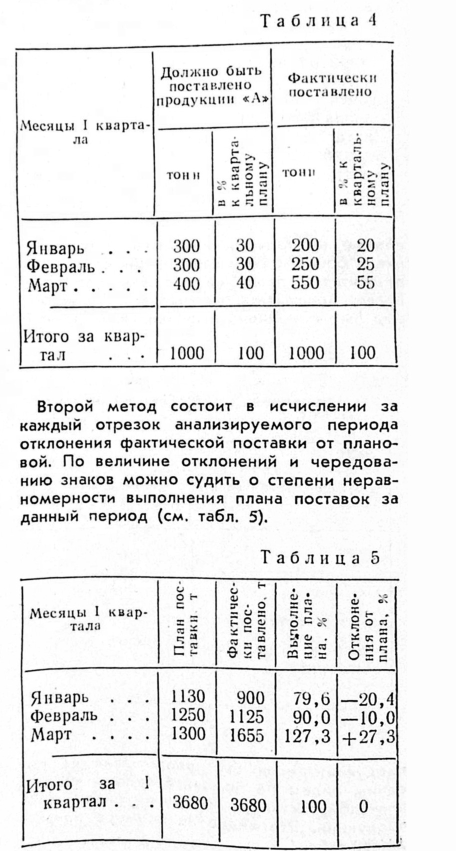
#> input picture ocr_utils/page_layout/tables/example_table_clean.jpg, 911 x 1702 px (shown at 1/2 size); its folder holds only this picture in this run
$ python -i processing.py   (imports and definitions only)   (older library calls are emulated)
#> lines starting #> are read from the running program, lines starting #| are printed output that depends on the picture; after the words box and inside, x2 and y2 are one past the last pixel; in counts of white or black regions, pixels touching at a corner belong together
#> further down, picture is the input picture: shape (1702, 911); min 0, max 255, mean 234
"""Расчёт по кадру: защитная маска контента → размытие фона → композиция.

Здесь только чистые функции над массивами: ничего не читается с диска и никуда
не пишется, обход пачки и сохранение — в ``pipeline``.

ПОЧЕМУ РАЗМЫТИЕ НОРМИРОВАННОЕ. Наивное ``blur(I_source)`` на сканах текста не
годится: в окно размытия попадают чернила соседних строк, и фон вне защитной
маски проседает. Замер на IMG_0130_1L (1966/03, 600 dpi, радиус размытия 60 px,
радиус дилатации 15 px, уровень бумаги 253):

    blur(I_source)                       фон вне маски 168-190, скачок на шве 18.3 (p95 63.2)
    нормированное, W = ~M_dilated        фон вне маски 241-253, скачок на шве  0.7 (p95  2.7)

Наивный вариант даёт тёмные полосы между строками и чёрную обводку по контуру
маски — ровно тот «перец», ради которого всё и затевалось. Нормированное
размытие исключает пиксели маски ИЗ САМОГО УСРЕДНЕНИЯ (а не зануляет их — от
зануления фон просел бы ещё сильнее) и делит на фактически набранный в окне вес::

    I_blurred = blur(I * W) / blur(W),    W = 1 вне M_dilated, 0 внутри

Деления на ноль в значимых пикселях быть не может: пиксель вне ``M_dilated``
всегда сам себе даёт вес в собственном окне, поэтому там знаменатель строго
положителен. Ноль возможен только внутри ``M_dilated``, где результат всё равно
отбрасывается композицией.
"""

from dataclasses import dataclass

import cv2
import numpy as np

from ocr_utils.paper import AUTO_INK_LEVEL, INK_LEVEL, PAPER_BLUR_PX, PAPER_DILATE_PX, reflectance
from ocr_utils.scan_cropping.morphology import dilate_disk

# Методы построения первичной маски (значения --method).
METHOD_OTSU = "otsu"
METHOD_SAUVOLA = "sauvola"
MASK_METHODS = (METHOD_OTSU, METHOD_SAUVOLA)

# Сдвиг глобального порога от Оцу в сторону бумаги, доля расстояния до неё.
# Маску выгодно делать щедрой: лучше не размыть часть фона, чем размыть контент.
# Замер по 1966/03 (Оцу 146-152, бумага 252-253): при 0.5 порог ≈200, маска растёт
# с 12.6% до 15.2% кадра, и при этом НЕ затягивает просвет с оборота — 99.9%
# пикселей призрака лежат выше 226.
DEFAULT_THRESHOLD_BIAS = 0.5

# Минимальный разрыв между медианами тёмного и светлого классов Оцу, при котором
# считаем, что на странице вообще есть контент. Оцу всегда делит гистограмму надвое,
# даже если делить нечего: на чистом листе он режет собственное зерно бумаги и
# помечает контентом половину кадра. На реальном тексте разрыв больше 200 уровней
# (чернила ~40, бумага ~252), на пустом листе — единицы.
MIN_CONTENT_CONTRAST = 40.0

# Детектор растровых полос (обложки, полутоновые вкладки), которые этот подпакет
# трогать не должен: их фактура — содержимое, а не шум фона. Ищем КРУПНЫЕ СПЛОШНЫЕ
# области средних тонов: у текста таких нет (там либо чернила, либо бумага, а серое
# сидит тонкой каймой по краям букв), у растровой печати — есть.
HALFTONE_DOWNSCALE = 4  # во сколько раз уменьшать кадр перед поиском
HALFTONE_LO, HALFTONE_HI = 100, 225  # границы «средних тонов»
HALFTONE_OPEN_PX = 15  # сторона ядра размыкания: убирает тонкие каймы букв
# Доля кадра, с которой считаем, что растр есть. Замер по 1966/03 (98 файлов):
# обложки 4.95% и 10.12%, у всех 96 текстовых страниц — ровно 0.0, так что порог
# лежит посреди пустого промежутка.
HALFTONE_MIN_FRAC = 0.01

# Параметр k формулы Саволы. Меньше k — порог ближе к локальному среднему, то есть
# маска щедрее; классические 0.2 для нашей задачи излишне строги.
DEFAULT_SAUVOLA_K = 0.10

# Динамический диапазон СКО в формуле Саволы (канонические 128 для 8 бит).
SAUVOLA_R = 128.0

# Площадь связной области, начиная с которой она считается содержимым сама по себе,
# пикс. Взята как p99 РЕАЛЬНОГО ШУМА: по восьми полосам пака-1 при 600 dpi собрано
# 768 областей маски Саволы, целиком лежащих на пустом поле, и их площади дают
# p50=5, p90=21, p95=26, p99=34, p99.5=45 (единственный выброс — 402 px, это уже
# настоящая помарка). Порог 34 пропускает по площади 1% шума, то есть 8 областей из
# 768.
#
# Сверху порог ограничен точкой в тексте: она обязана его преодолевать. При толщине
# штриха 7 px точка — это кружок площадью 40-80 px, так что запас есть. Разбор
# площадей областей маски Оцу (37 817 штук) даёт p25=10 px, но это не глифы, а
# крошки от антиалиасинга у краёв букв; они примыкают к сильной маске и остаются
# независимо от площади.
MIN_GLYPH_AREA = 34

# Площадь, с которой связная область подтверждается САМА ПО СЕБЕ, без оглядки на
# отражение. Нужна затем, что «крупная И тёмная» — правило слишком жёсткое: на
# пересвеченной таблице 1966/01 IMG_0047_2R длинная линейка в 14 731 px бледна
# (отражение выше порога) и при строгом пороге удалялась целиком, хотя это очевидное
# содержимое. Крапины просвета столько не набирают: на 1976/01 IMG_0052_1L самая
# крупная удаляемая — 243 px. Порог 500 лежит между ними, и на призраке он не меняет
# ничего (те же 40 крупных областей удаляются), а на таблице убирает последние потери.
SURE_GLYPH_AREA = 500

# Расстояние, на котором подтверждённая область поддерживает мелкую соседку, пикс.
# По умолчанию берётся равным радиусу защитной дилатации: тогда поддержанная область
# лежит ВНУТРИ припуска своей соседки и не запирает от размытия ни одного лишнего
# пикселя. Замер это подтверждает: при допуске, равном радиусу, запертая доля пустого
# поля 0.00-0.24%, при вдвое большем — уже 0.19-2.24%.
DEFAULT_SUPPORT_PX = 25.0

# Окно Саволы как доля длинной стороны кадра: ~101 px при 6100 px (600 dpi),
# порядка двух-трёх высот строки. Доля, а не константа — чтобы масштабировалось с DPI.
SAUVOLA_WINDOW_FRAC = 0.0165

# Радиус дилатации защитной маски как доля длинной стороны кадра: ~15 px при
# 6100 px (600 dpi), то есть ядро ≈30x30 — половинка средней буквы. Припуск нужен,
# чтобы под защиту попали полутона на границах букв, бледные перемычки и тонкие
# переходы: FineReader использует их при распознавании.
PROTECT_DILATE_FRAC = 0.00246

# Во сколько раз радиус размытия больше радиуса дилатации — ЗАПАСНОЙ способ
# задать размытие, когда его радиус не назван явно (см. :func:`blur_radius`).
DEFAULT_BLUR_MULT = 4.0

# Режимы построения размытого фона (значения --blur-mode). Живут здесь, рядом с
# самим размытием, а не в ``pipeline``: тот их реэкспортирует ради обратной
# совместимости импортов.
BLUR_MODE_MASKED = "masked"
BLUR_MODE_PLAIN = "plain"
BLUR_MODES = (BLUR_MODE_MASKED, BLUR_MODE_PLAIN)

# Число проходов box-фильтра, приближающих гауссиану (три — классический компромисс).
BLUR_PASSES = 3

# Порог знаменателя, ниже которого считаем, что опоры в окне нет вовсе.
DEN_EPS = 1e-6


# [66 lines left out: functions odd, analysis_samples, _otsu, global_threshold, has_content, not called in this run]


def has_halftone(gray: np.ndarray, min_frac: float = HALFTONE_MIN_FRAC, roi: "np.ndarray | None" = None) -> bool:
    """Есть ли на кадре крупная растровая (полутоновая) область — обложка или вкладка.

    Сглаживать такие кадры нельзя: их зерно — это само изображение, а не фактура фона,
    и размытие вне защитной маски выедает его островами. Признак — КРУПНЫЕ СПЛОШНЫЕ
    пятна средних тонов: у текста серое сидит тонкой каймой по краям букв и размыкание
    ядром ``HALFTONE_OPEN_PX`` её убирает, у растровой печати пятна остаются.

    Считается на копии, уменьшенной в ``HALFTONE_DOWNSCALE`` раз: признак крупный,
    и гонять морфологию по кадру в 21 Мп ради него незачем.

    ``roi`` исключает область из поиска И из знаменателя доли. При
    ``--use-surya-layout`` туда попадают уже найденные иллюстрации: искать растр на
    фотографии бессмысленно — он там заведомо есть, и вопрос ровно в том, есть ли
    он ЕЩЁ и в остальной части страницы.
    """
#> called with min_frac = 0.01
    h, w = gray.shape[:2]
#> h = 1702; w = 911
    size = (max(1, w // HALFTONE_DOWNSCALE), max(1, h // HALFTONE_DOWNSCALE))
#> size = (227, 425)
    # Интерполяция ИМЕНОВАННЫМ аргументом: третий позиционный у cv2.resize — это dst,
    # и cv2.INTER_AREA там молча проглатывался, а уменьшение шло INTER_LINEAR.
    small = cv2.resize(gray, size, interpolation=cv2.INTER_AREA)
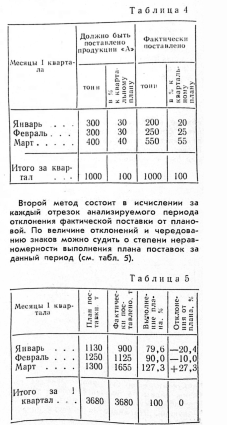
#> small: shape (425, 227); min 6, max 255, mean 234.1
    mid = (small > HALFTONE_LO) & (small < HALFTONE_HI)
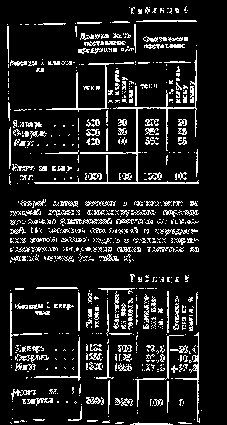
#> mid: shape (425, 227) bool; 12.4% white in thin lines or dots, all inside (x1, y1, x2, y2) = (7, 6, 202, 425)

    area = float(mid.size)
#> area = 96475
    if roi is not None:
        roi_small = cv2.resize(roi, size, interpolation=cv2.INTER_NEAREST) > 0
        mid &= roi_small
        area = float(np.count_nonzero(roi_small))
        if area == 0.0:
            return False

    kernel = np.ones((HALFTONE_OPEN_PX, HALFTONE_OPEN_PX), np.uint8)
    opened = cv2.morphologyEx(mid.astype(np.uint8), cv2.MORPH_OPEN, kernel)
#> opened: shape (425, 227); every value is 0
    return float(np.count_nonzero(opened)) / area > min_frac


# [325 lines left out: functions _local_mean_std, component_reflectance, auto_ink_level, despeckle, sauvola_window, dilate_radius and 4 more, not called in this run]


@dataclass
class SmoothResult:
    """Результат расчёта по кадру: итог, обе маски и разрешённые радиусы.

    ``skip_reason`` непуст, когда кадр трогать нельзя, — тогда ``image`` это сам
    исходник, а маски пустые. Отдельным полем, а не исключением: вызывающий обязан
    такой кадр всё равно записать (пропустить файл совсем значило бы оставить дыру
    в паке), а причину — показать человеку.
    """

    image: np.ndarray
    m_primary: np.ndarray
    m_dilated: np.ndarray
    dilate_px: float
    blur_px: float
    skip_reason: str = ""


# [82 lines left out: function smooth_frame, not called in this run]

>>> import cv2
>>> picture = cv2.imread('../page_layout/tables/example_table_clean.jpg', cv2.IMREAD_GRAYSCALE)
>>> result = has_halftone(picture)
#> result = False

$ run again, on ocr_utils/page_layout/tables/example_table_curved.jpg
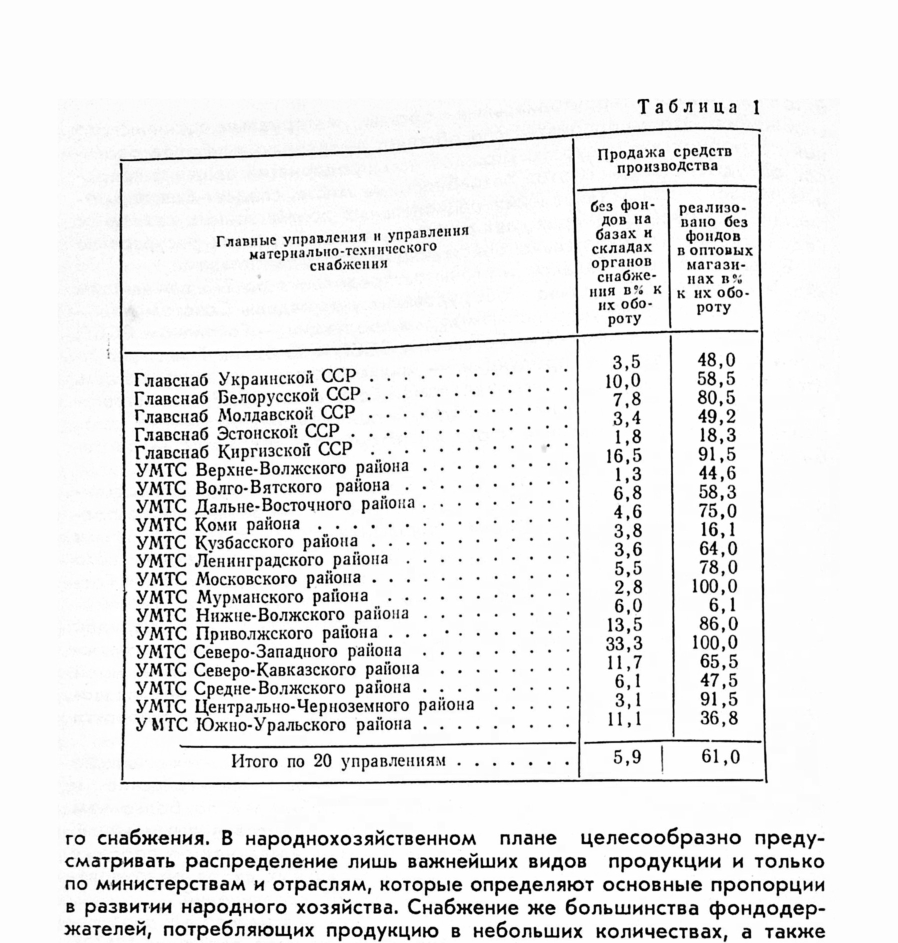
#> input picture ocr_utils/page_layout/tables/example_table_curved.jpg, 1796 x 1886 px (shown at 1/2 size)
#> picture is the input picture: shape (1886, 1796); min 0, max 255, mean 234.6
#> in has_halftone, `small = cv2.resize(gray, size, interpolation=cv2.INTER_AREA)`:
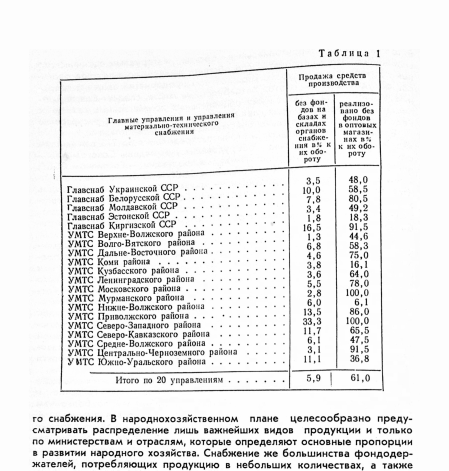
#> small: shape (471, 449); min 2, max 255, mean 234.6
#> in has_halftone, `mid = (small > HALFTONE_LO) & (small < HALFTONE_HI)`:
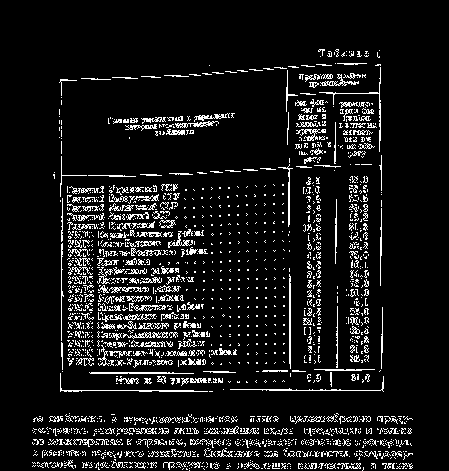
#> mid: shape (471, 449) bool; 9.2% white in thin lines or dots, all inside (x1, y1, x2, y2) = (32, 49, 413, 471)
#> opened: shape (471, 449); every value is 0
#> result = False
